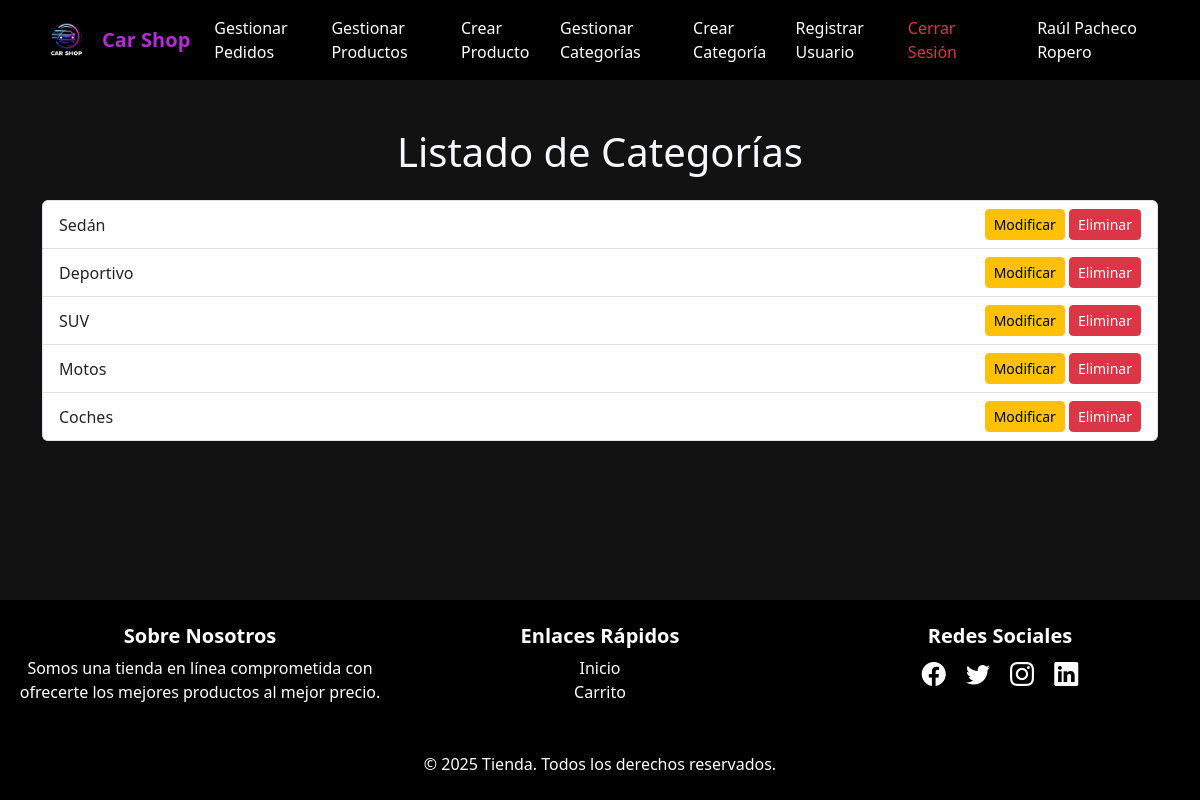
The app's page /DWES/Tienda_Raul_PachecoRopero/Categoria/mostrarCategorias/ (signed in) with its own data.
### tables this page shows
CREATE TABLE `categorias` (
  `id` int(255) NOT NULL,
  `nombre` varchar(100) NOT NULL
);

### src/Routes/Routes.php (called while the page is built, shortened)
<?php
class Routes
{
    public static function index()
    {
        Router::add('GET', 'Categoria/mostrarCategorias', function () {
            return (new CategoriaController())->showCategorias();
        });
        Router::dispatch();
    }
}

### index.php (called while the page is built)
<?php
require_once('src/init.php');
?>

### src/Lib/DBConnection.php (called while the page is built, shortened)
<?php
class DBConnection {
    private ?PDO $conexion = null;
    public function __construct(
        private string $servidor = SERVIDOR,
        private string $usuario = USUARIO,
        private string $pass = PASS,
        private string $base_datos = BASE_DATOS
    ) {
        $this->conexion = $this->conectar();
    }
    private function conectar(): ?PDO {
        try {
            $opciones = [
                PDO::MYSQL_ATTR_INIT_COMMAND => "SET NAMES utf8mb4",
                PDO::ATTR_ERRMODE => PDO::ERRMODE_EXCEPTION,
                PDO::ATTR_DEFAULT_FETCH_MODE => PDO::FETCH_ASSOC,
                PDO::ATTR_EMULATE_PREPARES => false
            ];
            return new PDO(
                "mysql:host={$this->servidor};dbname={$this->base_datos};charset=utf8mb4",
                $this->usuario,
                $this->pass,
                $opciones
            );
        } catch (PDOException $e) {
            echo "Error de conexión: " . $e->getMessage() . "<br>";
            return null;
        }
    }
    public function prepare(string $sql): ?\PDOStatement {
        return $this->conexion ? $this->conexion->prepare($sql) : null;
    }
}

### src/Models/categoria.php (called while the page is built, shortened)
<?php
class Categoria {
    public static function getAll(): array {
        try {
            $db = new DBConnection();
            $stmt = $db->prepare("SELECT * FROM categorias ORDER BY id DESC");
            $stmt->execute();
            $categorias = $stmt->fetchAll(PDO::FETCH_ASSOC);
            return $categorias;
        } catch (PDOException $e) {
            error_log("Error en getAll(): " . $e->getMessage());
            return [];
        }
    }
}

### src/Views/categoria/mostrarCategorias.php (the view, shortened to what this page needs)
<!DOCTYPE html>
<html lang="es">
<head>
    <link rel="stylesheet" href="https://cdn.jsdelivr.net/npm/bootstrap@5.3.0/dist/css/bootstrap.min.css">
</head>
<body class="text-light">
    <div class="container mt-5 mb-5">
        <h1 class="text-center mb-4">Listado de Categorías</h1>
        <ul class="list-group">
            <?php if (!empty($categorias)): ?>
                <?php foreach ($categorias as $categoria): ?>
                    <li class="list-group-item d-flex justify-content-between align-items-center">
                        <?= $categoria['nombre'] ?>
                        <div>
                            <form action="<?= BASE_URL ?>Categoria/modificarCategoria" method="GET" style="display: inline;">
                                <button type="submit" class="btn btn-warning btn-sm">Modificar</button>
                            </form>
                            <form action="<?= BASE_URL ?>Categoria/eliminarCategoria" method="POST" style="display: inline;">
                                <button type="submit" class="btn btn-danger btn-sm">Eliminar</button>
                            </form>
                        </div>
                    </li>
                <?php endforeach; ?>
            <?php else: ?>
                <li class="list-group-item">No hay categorías disponibles.</li>
            <?php endif; ?>
        </ul>
    </div>
</body>
</html>

### src/Views/layout/header.php (style rules this page uses)
body { background-color: #121212 !important; color: white; }

### src/Views/layout/footer.php (style rules this page uses)
body { background-color: black; color: white; display: flex; flex-direction: column; min-height: 100vh; }

### records on screen
categorias: nombre "Sedán"
categorias: nombre "Deportivo"
categorias: nombre "SUV"
categorias: nombre "Motos"
categorias: nombre "Coches"

### other values on screen
$_SESSION['login']->nombre "Raúl"
$_SESSION['login']->apellidos "Pacheco Ropero"
